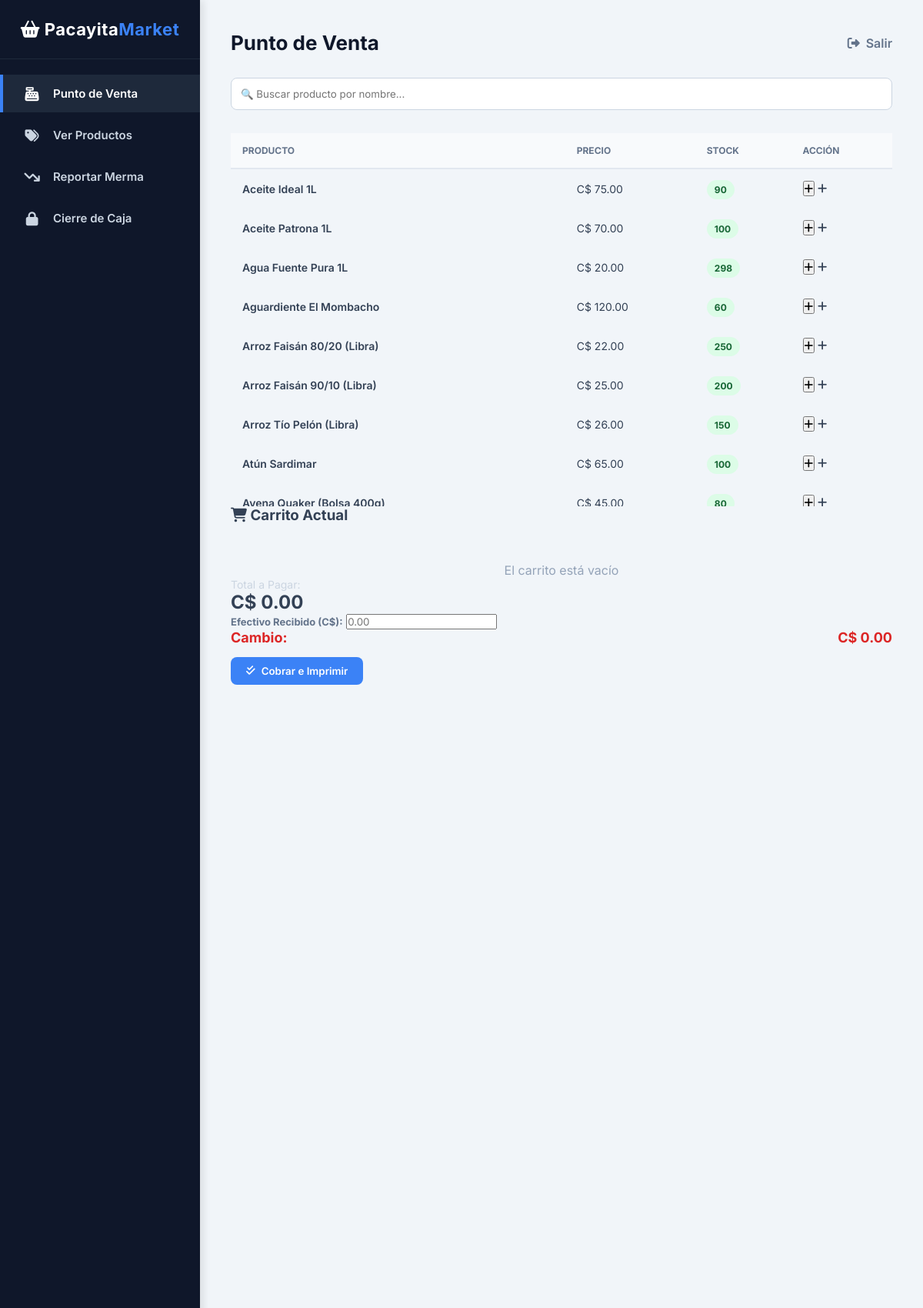
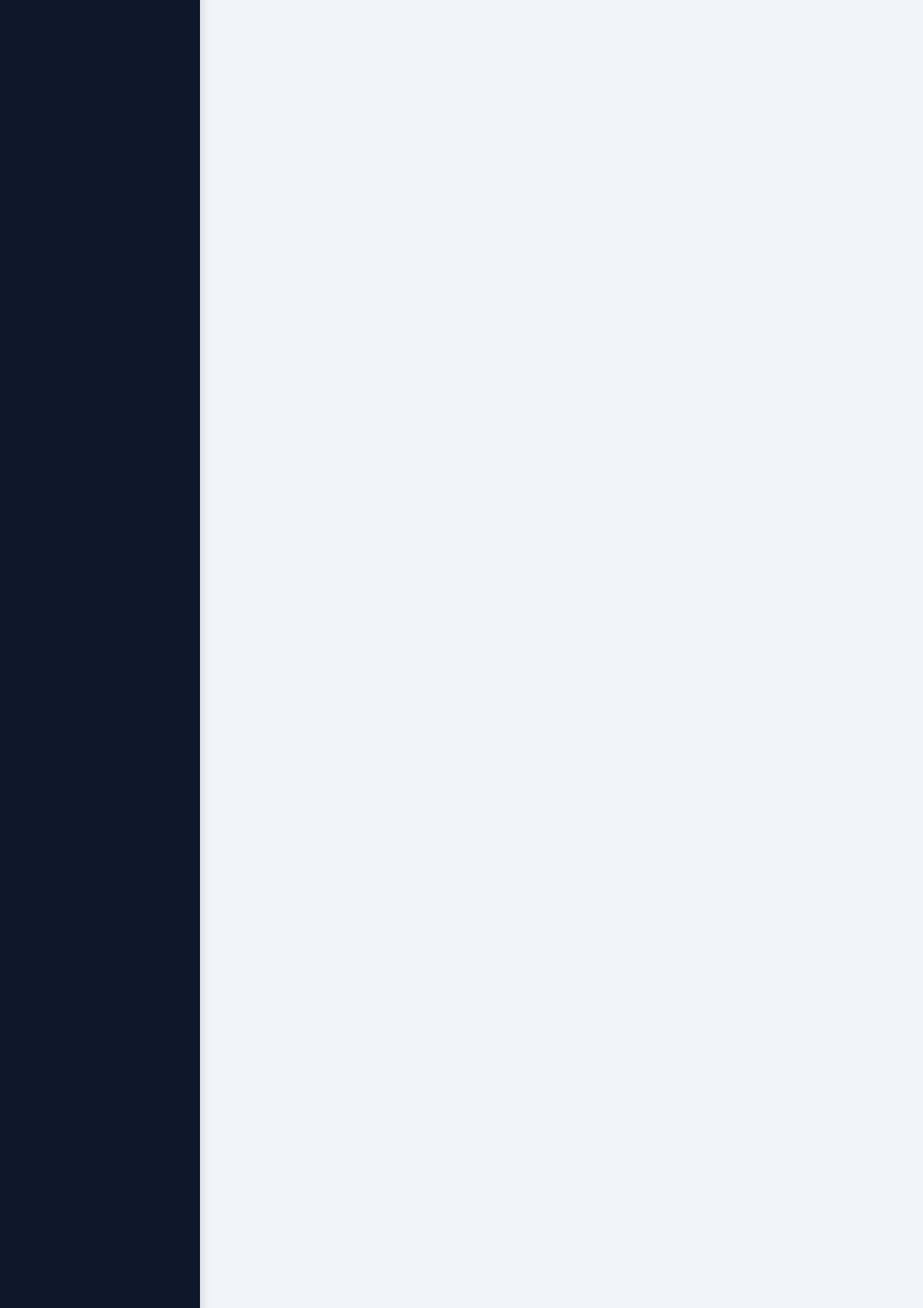
The page /caja (signed in, upper part) on the database its author committed (2 pictures, top to bottom).
### tables this page shows
CREATE TABLE PRODUCTO (
    id_producto INTEGER PRIMARY KEY AUTOINCREMENT,
    id_categoria INTEGER NOT NULL,
    id_proveedor INTEGER NOT NULL,
    nombre TEXT NOT NULL UNIQUE,
    precio_venta REAL NOT NULL,
    stock INTEGER NOT NULL DEFAULT 0,
    FOREIGN KEY (id_categoria) REFERENCES CATEGORIA(id_categoria),
    FOREIGN KEY (id_proveedor) REFERENCES PROVEEDOR(id_proveedor)
);

### app.py (the view)
@app.route("/caja")
def caja():
    if 'id_usuario' not in session:
        return redirect("/")
    conn = get_db_connection()
    productos = conn.execute("SELECT * FROM PRODUCTO WHERE stock > 0 ORDER BY nombre ASC").fetchall()
    conn.close()
    return render_template("caja.html", productos=productos)

### app.py (called while the page is built)
def get_db_connection():
    conn = sqlite3.connect('MinMarketPacaya.db')
    conn.row_factory = sqlite3.Row
    return conn

### templates/caja.html (shortened to what this page needs)
{% extends "base.html" %}
{% block titulo %}Punto de Venta{% endblock %}
{% block contenido %}
<div class="caja-container">
    <div class="productos-section">
        <input type="text" id="buscarProducto" placeholder="🔍 Buscar producto por nombre..." style="width: 100%; padding: 12px; margin-bottom: 15px; border-radius: 8px; border: 1px solid #cbd5e1;">
        <div style="max-height: 500px; overflow-y: auto;">
            <table id="tablaProductos">
                <thead>
                    <tr>
                        <th>Producto</th>
                        <th>Precio</th>
                        <th>Stock</th>
                        <th>Acción</th>
                    </tr>
                </thead>
                <tbody>
                    {% for p in productos %}
                    <tr>
                        <td style="font-weight: 600;">{{ p['nombre'] }}</td>
                        <td>C$ {{ "%.2f"|format(p['precio_venta']) }}</td>
                        <td><span class="badge-success">{{ p['stock'] }}</span></td>
                        <td>
                            <button class="btn-sm btn-edit btn-agregar"
        data-id="{{ p['id_producto'] }}"
        data-nombre="{{ p['nombre'] }}"
        data-precio="{{ p['precio_venta'] }}"
        data-stock="{{ p['stock'] }}">
    <i class="fa-solid fa-plus"></i>
</button>
                                <i class="fa-solid fa-plus"></i>
                        </td>
                    </tr>
                    {% endfor %}
                </tbody>
            </table>
        </div>
    </div>
    <div class="carrito-section">
        <h3 style="margin-bottom: 15px;"><i class="fa-solid fa-cart-shopping"></i> Carrito Actual</h3>
        <div class="carrito-items" id="listaCarrito">
            <p style="text-align: center; color: #94a3b8; margin-top: 50px;">El carrito está vacío</p>
        </div>
        <div class="total-box">
            <p style="font-size: 14px; color: #cbd5e1;">Total a Pagar:</p>
            <h2 id="totalPagar">C$ 0.00</h2>
        </div>
        <div>
            <label style="font-size: 13px; font-weight: bold; color: #64748b;">Efectivo Recibido (C$):</label>
            <input type="number" id="efectivo" class="input-efectivo" placeholder="0.00" onkeyup="calcularVuelto()">
        </div>
        <div style="display: flex; justify-content: space-between; font-weight: bold; margin-bottom: 15px; font-size: 18px; color: #dc2626;">
            <span>Cambio:</span>
            <span id="vuelto">C$ 0.00</span>
        </div>
        <button class="btn cobrar-btn" onclick="procesarVenta()"><i class="fa-solid fa-check-double"></i> Cobrar e Imprimir</button>
    </div>
</div>
{% endblock %}

### templates/base.html (style rules this page uses)
:root { --sidebar-bg: #0f172a; --sidebar-hover: #1e293b; --accent: #3b82f6; --accent-hover: #2563eb; --bg-main: #f1f5f9; --text-dark: #334155; }
* { margin: 0; padding: 0; box-sizing: border-box; font-family: 'Inter', sans-serif; }
body { display: flex; height: 100vh; background-color: var(--bg-main); color: var(--text-dark); }
.btn { background: var(--accent); color: white; padding: 10px 20px; border: none; border-radius: 8px; font-weight: 600; cursor: pointer; transition: 0.2s; display: inline-flex; align-items: center; gap: 8px; }
table { width: 100%; border-collapse: collapse; margin-top: 15px; }
th { background: #f8fafc; color: #64748b; text-transform: uppercase; font-size: 12px; padding: 15px; text-align: left; border-bottom: 2px solid #e2e8f0; }
td { padding: 15px; border-bottom: 1px solid #f1f5f9; font-size: 14px; color: #334155; vertical-align: middle; }
.badge-success { background: #dcfce7; color: #166534; padding: 5px 10px; border-radius: 20px; font-size: 12px; font-weight: bold; }

### rows shown on the page
PRODUCTO: nombre "Aceite Ideal 1L", precio_venta "75.00", stock "90"
PRODUCTO: nombre "Aceite Patrona 1L", precio_venta "70.00", stock "100"
PRODUCTO: nombre "Agua Fuente Pura 1L", precio_venta "20.00", stock "298"
PRODUCTO: nombre "Aguardiente El Mombacho", precio_venta "120.00", stock "60"
PRODUCTO: nombre "Arroz Faisán 80/20 (Libra)", precio_venta "22.00", stock "250"
PRODUCTO: nombre "Arroz Faisán 90/10 (Libra)", precio_venta "25.00", stock "200"
PRODUCTO: nombre "Arroz Tío Pelón (Libra)", precio_venta "26.00", stock "150"
PRODUCTO: nombre "Atún Sardimar", precio_venta "65.00", stock "100"
PRODUCTO: nombre "Avena Quaker (Bolsa 400g)", precio_venta "45.00", stock "80"
